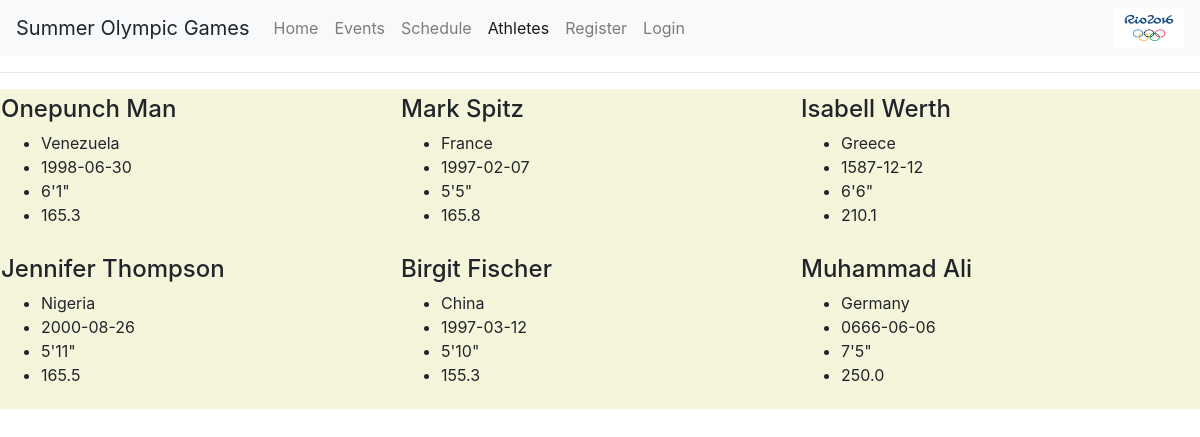
Screenshot of /athletePage.php with the database file from the repository.
### tables this page shows
CREATE TABLE IF NOT EXISTS athletes(
    id INT,
    country VARCHAR(30) NOT NULL,
    heightFeet INT(1),
    heightInch INT(2),
    wgt FLOAT(4,1),
    DOB DATE,  
    FOREIGN KEY (id) REFERENCES users(id) ON DELETE CASCADE,
    PRIMARY KEY (id)
);

CREATE TABLE IF NOT EXISTS users(
    id INT AUTO_INCREMENT,
    firstName VARCHAR(30) NOT NULL,
    lastName VARCHAR(30) NOT NULL,
    email VARCHAR(30) NOT NULL UNIQUE,
    password VARCHAR(64) NOT NULL,
    access VARCHAR(1) DEFAULT 'P',  
    phone VARCHAR(24),
    PRIMARY KEY (id)
);

### athletePage.php (the view, shortened to what this page needs)
<?php
require "header.php";
 ?>
<nav class="navbar navbar-expand-lg navbar-light bg-light">
  <a class="navbar-brand">Summer Olympic Games</a>
  <div class="collapse navbar-collapse" id="navbarNavAltMarkup">
    <div class="navbar-nav">
      <a class="nav-item nav-link" href="index.php">Home <span class="sr-only">(current)</span></a>
      <a class="nav-item nav-link" href="eventsPage.php">Events</a>
      <a class="nav-item nav-link" href="schedulePage.php">Schedule</a>
      <a class="nav-item nav-link active" href="athletePage.php">Athletes</a>
      <a class="nav-item nav-link" href="registerPage.php">Register</a>
      <a class="nav-item nav-link" href="loginPage.php">Login</a>
    </div>
  </div>
  <img class="img-responsive" width="70px" height="40px" src="assets/rio-2016-logo.png">
</nav>
<div class="athletePage_container">
    <hr>
    <?php
    $query1 = "SELECT * FROM athletes INNER JOIN users ON athletes.id=users.id";
    echo "<table class=\"athletes\">";
    $query1_result = mysqli_query($mysqli, $query1);
    $counter = 1;
    echo"<tr>";
    while($row = mysqli_fetch_array($query1_result)) {
        echo "<td><h4>" . $row['firstName'] . " " . $row['lastName'] . "</h3><ul><li>" . $row['country'] . "</li><li>" .
            $row['DOB'] . "</li><li>" . $row['heightFeet'] ."'". $row['heightInch']."\""."</li><li>" . $row['wgt']  . "</ul></td>";
        if($counter % 3 == 0) {
            echo"</tr>";
            echo"<tr>";
        }
        $counter++;
    }
    echo"</tr>";
    echo "</table>"
    ?>
</div>

### header.php (shortened to what this page needs)
<!doctype html>
<html lang="en">
  <head>
     <link rel="stylesheet" type="text/css" href="ourStyle2.css">
     <link rel="stylesheet" href="https://maxcdn.bootstrapcdn.com/bootstrap/4.0.0/css/bootstrap.min.css"></head>
  </head>
  <body>

### ourStyle2.css (style rules this page uses)
body { margin: 0; padding: 0; background: white no-repeat center center fixed; -webkit-background-size: cover; -moz-background-size: cover; -o-background-size: cover; background-size: cover; }
nav { display: flex; justify-content: space-around; align-items: center; min-height: 1vh; background: transparent; }
.athletePage_container table { width: 100%; }
.athletePage_container td { background-color: beige; height: 10em; width: 12em; }

### rows the page displays
athletes: id.firstName "Onepunch", id.lastName "Man", country "Venezuela", DOB "1998-06-30", heightFeet "6", heightInch "1", wgt "165.3"
athletes: id.firstName "Mark", id.lastName "Spitz", country "France", DOB "1997-02-07", heightFeet "5", heightInch "5", wgt "165.8"
athletes: id.firstName "Isabell", id.lastName "Werth", country "Greece", DOB "1587-12-12", heightFeet "6", heightInch "6", wgt "210.1"
athletes: id.firstName "Jennifer", id.lastName "Thompson", country "Nigeria", DOB "2000-08-26", heightFeet "5", heightInch "11", wgt "165.5"
athletes: id.firstName "Birgit", id.lastName "Fischer", country "China", DOB "1997-03-12", heightFeet "5", heightInch "10", wgt "155.3"
athletes: id.firstName "Muhammad", id.lastName "Ali", country "Germany", DOB "0666-06-06", heightFeet "7", heightInch "5", wgt "250.0"
